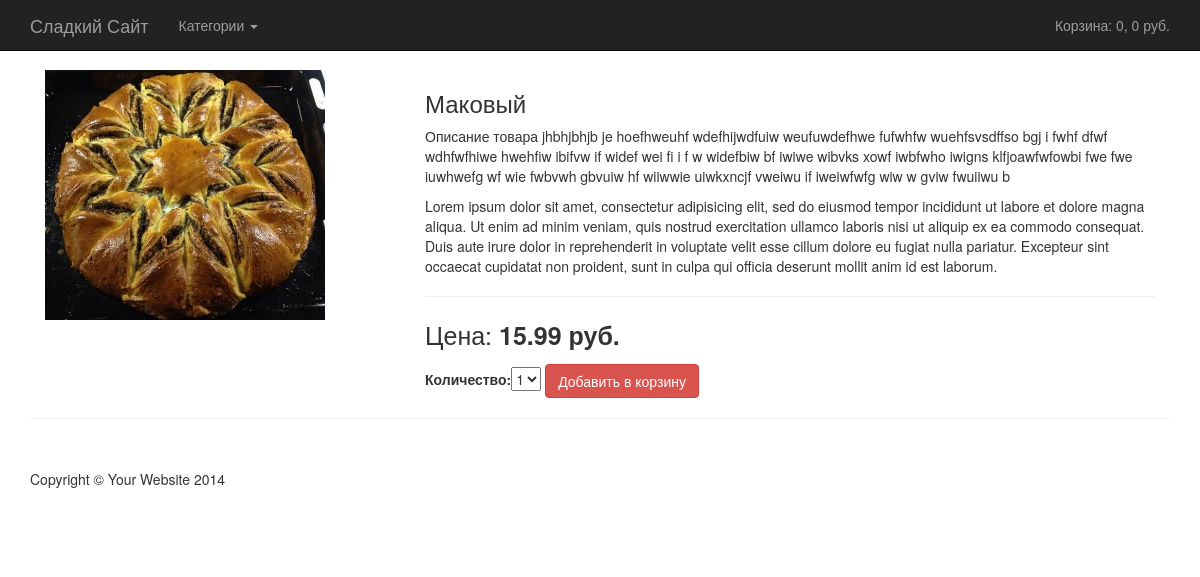
/product/2/makovij/, run on the app's committed database.
### shop/models.py (models this page shows, shortened)
class Product(models.Model):
    category = models.ForeignKey(Category, on_delete=models.CASCADE)
    group = models.ForeignKey(Group, blank=True, null=True, on_delete=models.CASCADE)
    title = models.CharField(max_length=100)
    slug = models.SlugField()
    description = models.TextField()
    image = models.ImageField(upload_to=user_directory_path)
    price = models.DecimalField(max_digits=5, decimal_places=2)
    available = models.BooleanField(default=True)
    class Meta:
        ordering = ('title',)
        index_together = (('id','slug'),)

### shop/views.py (the view)
# urls.py: url(r'^product/(?P<id>\d+)/(?P<product_slug>[-\w]+)/$', views.product_list, name='product_list'),
def product_list(request, product_slug, id):
    product = Product.objects.get(slug=product_slug, id=id)
    categories = Category.objects.all() # для выпадающего dropdown
    cart_product_form = CartAddProductForm()
    return render(request, 'shop/product_list.html', {'product':product,
                                                      'categories':categories,
                                                      'cart_product_form':cart_product_form})

### cart/forms.py
class CartAddProductForm(forms.Form):
    quantity = forms.TypedChoiceField(choices=PRODUCT_QUANTITY_CHOICES, coerce=int)
    update = forms.BooleanField(required=False, initial=False, widget=forms.HiddenInput)
    def __init__(self, *args, **kwargs):
        super(CartAddProductForm,self).__init__(*args, **kwargs)
        self.fields['quantity'].label = 'Количество'

### cart/cart.py (called while the page is built)
    def __len__(self):
        return sum(item['quantity'] for item in self.cart.values())

    def get_total_price(self):
        return sum(Decimal(item['price']) * item['quantity'] for item in self.cart.values())

### cart/context_processors.py (called while the page is built)
def cart(request):
    return {'cart': Cart(request)}

### shop/templates/shop/product_list.html (shortened to what this page needs)
{% extends 'shop/base.html' %}
{% block content %}
    <div class="col-sm-4">
    <img src="{{ product.image.url }}" style="width:80%; height: 250px;">
    </div>
    <div class="col-sm-8">
    <h3 class="'text-center">{{ product.title }}</h3>
    <p>{{ product.description }}</p>
    <p>{% lorem %}</p>
    <hr>
    <p style="font-size:25px;">Цена: <strong>{{ product.price }} руб.</strong></p>
    <form action="{% url 'cart_add' product.id %}" method="post">
                {{ cart_product_form }}
        <input type="submit" class="btn btn-danger" value="Добавить в корзину">
    </form>
    </div>
{% endblock content %}

### static_in_dev/css/shop-homepage.css (style rules this page uses)
body { padding-top: 70px; }

### data on the page
Product: image (picture), title "Маковый", description "Описание товара jhbhjbhjb je hoefhweuhf wdefhijwdfuiw weufuwdefhwe fufwhfw wuehfsvsdffso bgj i fwhf dfwf wdhfwfhiwe hwehfiw ibifvw if widef wei fi i f w widefbiw bf iwiwe wibvks xowf iwbfwho iwigns klfjoawfwfowbi fwe fwe iuwhwefg wf wie fwbvwh gbvuiw hf wiiwwie uiwkxncjf vweiwu if iweiwfwfg wiw w gviw fwuiiwu b", price "15.99"

### other printed values
{{ total_items }} "0"
{{ cart.get_total_price }} "0"
